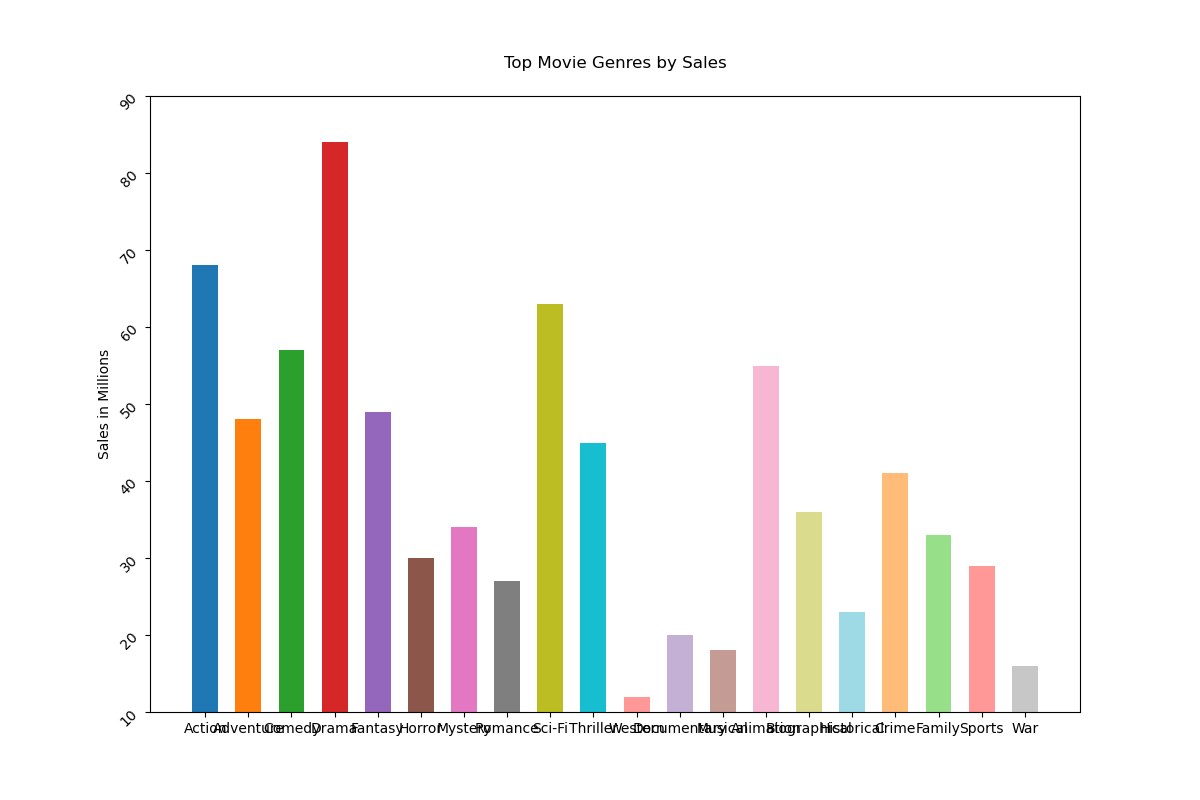

Here is the Python script that generated this plot:

import matplotlib.pyplot as plt

# Data
genres = [
    'Action', 'Adventure', 'Comedy', 'Drama', 'Fantasy', 'Horror', 
    'Mystery', 'Romance', 'Sci-Fi', 'Thriller', 'Western', 'Documentary', 
    'Musical', 'Animation', 'Biographical', 'Historical', 'Crime', 
    'Family', 'Sports', 'War'
]
sales = [
    68, 48, 57, 84, 49, 30, 
    34, 27, 63, 45, 12, 20, 
    18, 55, 36, 23, 41, 
    33, 29, 16
]

# Plotting the bar chart
plt.figure(figsize=(12, 8))
plt.bar(genres, sales, width=0.6, color=[
    '#1f77b4', '#ff7f0e', '#2ca02c', '#d62728', '#9467bd', 
    '#8c564b', '#e377c2', '#7f7f7f', '#bcbd22', '#17becf', 
    '#ff9896', '#c5b0d5', '#c49c94', '#f7b6d2', '#dbdb8d', 
    '#9edae5', '#ffbb78', '#98df8a', '#ff9896', '#c7c7c7'
])

# Customizing the plot
plt.ylabel('Sales in Millions')
plt.title('Top Movie Genres by Sales', pad=20)
plt.ylim(10, 90)
plt.yticks(rotation=45)

# Show the plot
plt.show()
